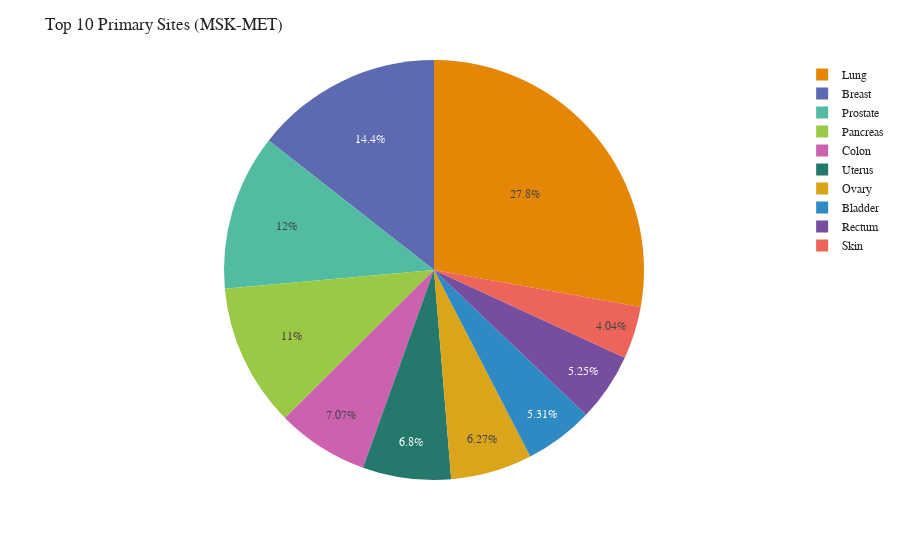

The notebook cell saved with this chart:
### Markdown cell above
![newplot%20%285%29.png](attachment:newplot%20%285%29.png)

### Code cell
pri_sites = quick_pie_prep(raw_data_dict['data']['sample']['PRIMARY_SITE']).head(10)

px.pie(pri_sites,
       names=pri_sites['PRIMARY_SITE'],
       values=pri_sites['Count'],
       hover_name=pri_sites['annot'],
       color_discrete_sequence=px.colors.qualitative.Vivid).update_layout(template='simple_white',
                        font_family='Arial',
                        title={
                                'text': 'Top 10 Primary Sites (MSK-MET)',
                              })

### Figure 1 — Plotly figure (JSON) as saved in the notebook; plotly's stock layout.template omitted (floating-point values rounded to 4 significant figures)
{"data": [{"domain": {"x": [0, 1], "y": [0, 1]}, "hovertemplate": "<b>%{hovertext}</b><br><br>PRIMARY_SITE=%{label}<br>Count=%{value}<extra></extra>", "hovertext": ["19.56% (5041)", "10.13% (2612)", "8.44% (2176)", "7.74% (1996)", "4.97% (1282)", "4.78% (1232)", "4.41% (1137)", "3.73% (962)", "3.69% (952)", "2.84% (732)"], "labels": ["Lung", "Breast", "Prostate", "Pancreas", "Colon", "Uterus", "Ovary", "Bladder", "Rectum", "Skin"], "legendgroup": "", "name": "", "showlegend": true, "type": "pie", "values": [5041, 2612, 2176, 1996, 1282, 1232, 1137, 962, 952, 732]}], "layout": {"font": {"family": "Arial"}, "legend": {"tracegroupgap": 0}, "margin": {"t": 60}, "piecolorway": ["rgb(229, 134, 6)", "rgb(93, 105, 177)", "rgb(82, 188, 163)", "rgb(153, 201, 69)", "rgb(204, 97, 176)", "rgb(36, 121, 108)", "rgb(218, 165, 27)", "rgb(47, 138, 196)", "rgb(118, 78, 159)", "rgb(237, 100, 90)", "rgb(165, 170, 153)"], "title": {"text": "Top 10 Primary Sites (MSK-MET)"}}}
